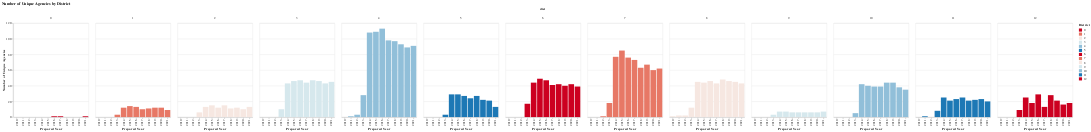

Notebook cell for this chart:
### Code cell
chart = alt.Chart(dist_years1).mark_bar().encode(
        # x='prepared_y:O',
        # y='n_agency_unique:Q',
        #color='dist:N',
        column='dist:N',
        x=alt.X('prepared_y:O', title='Prepared Year'),
        y=alt.Y('n_agency_unique:Q', title='Number of Unique Agencies'),
        color = alt.Color("dist:N", 
                              scale=alt.Scale(
                                  range=altair_utils.FIVETHIRTYEIGHT_DIVERGING_COLORS),  
                               legend=alt.Legend(title="District")
                              )
                              ).properties( 
                       title="Number of Unique Agencies by District")

chart

### Figure 1 — Vega-Lite specification as saved in the notebook (floating-point values rounded to 4 significant figures)
{"usermeta": {"embedOptions": {"theme": "fivethirtyeight"}}, "config": {"view": {"continuousWidth": 400, "continuousHeight": 300}}, "data": {"name": "data-42b0e48d0924d04f421665fcfc5f047b"}, "mark": "bar", "encoding": {"color": {"field": "dist", "legend": {"title": "District"}, "scale": {"range": ["#cc0020", "#e77866", "#f6e7e1", "#d6e8ed", "#91bfd9", "#1d78b5"]}, "type": "nominal"}, "column": {"field": "dist", "type": "nominal"}, "x": {"field": "prepared_y", "title": "Prepared Year", "type": "ordinal"}, "y": {"field": "n_agency_unique", "title": "Number of Unique Agencies", "type": "quantitative"}}, "title": "Number of Unique Agencies by District", "$schema": "https://vega.github.io/schema/vega-lite/v4.17.0.json", "datasets": {"data-42b0e48d0924d04f421665fcfc5f047b": [{"prepared_y": 2021.0, "dist": 0, "n_agency_unique": 1}, {"prepared_y": 2021.0, "dist": 1, "n_agency_unique": 9}, {"prepared_y": 2021.0, "dist": 2, "n_agency_unique": 13}, {"prepared_y": 2021.0, "dist": 3, "n_agency_unique": 45}, {"prepared_y": 2021.0, "dist": 4, "n_agency_unique": 91}, {"prepared_y": 2021.0, "dist": 5, "n_agency_unique": 13}, {"prepared_y": 2021.0, "dist": 6, "n_agency_unique": 39}, {"prepared_y": 2021.0, "dist": 7, "n_agency_unique": 62}, {"prepared_y": 2021.0, "dist": 8, "n_agency_unique": 43}, {"prepared_y": 2021.0, "dist": 9, "n_agency_unique": 7}, {"prepared_y": 2021.0, "dist": 10, "n_agency_unique": 35}, {"prepared_y": 2021.0, "dist": 11, "n_agency_unique": 20}, {"prepared_y": 2021.0, "dist": 12, "n_agency_unique": 18}, {"prepared_y": 2020.0, "dist": 1, "n_agency_unique": 12}, {"prepared_y": 2020.0, "dist": 2, "n_agency_unique": 10}, {"prepared_y": 2020.0, "dist": 3, "n_agency_unique": 43}, {"prepared_y": 2020.0, "dist": 4, "n_agency_unique": 89}, {"prepared_y": 2020.0, "dist": 5, "n_agency_unique": 21}, {"prepared_y": 2020.0, "dist": 6, "n_agency_unique": 42}, {"prepared_y": 2020.0, "dist": 7, "n_agency_unique": 60}, {"prepared_y": 2020.0, "dist": 8, "n_agency_unique": 45}, {"prepared_y": 2020.0, "dist": 9, "n_agency_unique": 6}, {"prepared_y": 2020.0, "dist": 10, "n_agency_unique": 38}, {"prepared_y": 2020.0, "dist": 11, "n_agency_unique": 23}, {"prepared_y": 2020.0, "dist": 12, "n_agency_unique": 16}, {"prepared_y": 2019.0, "dist": 1, "n_agency_unique": 12}, {"prepared_y": 2019.0, "dist": 2, "n_agency_unique": 12}, {"prepared_y": 2019.0, "dist": 3, "n_agency_unique": 46}, {"prepared_y": 2019.0, "dist": 4, "n_agency_unique": 93}, {"prepared_y": 2019.0, "dist": 5, "n_agency_unique": 22}, {"prepared_y": 2019.0, "dist": 6, "n_agency_unique": 40}, {"prepared_y": 2019.0, "dist": 7, "n_agency_unique": 67}, {"prepared_y": 2019.0, "dist": 8, "n_agency_unique": 46}, {"prepared_y": 2019.0, "dist": 9, "n_agency_unique": 6}, {"prepared_y": 2019.0, "dist": 10, "n_agency_unique": 44}, {"prepared_y": 2019.0, "dist": 11, "n_agency_unique": 22}, {"prepared_y": 2019.0, "dist": 12, "n_agency_unique": 21}, {"prepared_y": 2018.0, "dist": 1, "n_agency_unique": 11}, {"prepared_y": 2018.0, "dist": 2, "n_agency_unique": 11}, {"prepared_y": 2018.0, "dist": 3, "n_agency_unique": 47}, {"prepared_y": 2018.0, "dist": 4, "n_agency_unique": 97}, {"prepared_y": 2018.0, "dist": 5, "n_agency_unique": 27}, {"prepared_y": 2018.0, "dist": 6, "n_agency_unique": 42}, {"prepared_y": 2018.0, "dist": 7, "n_agency_unique": 63}, {"prepared_y": 2018.0, "dist": 8, "n_agency_unique": 48}, {"prepared_y": 2018.0, "dist": 9, "n_agency_unique": 6}, {"prepared_y": 2018.0, "dist": 10, "n_agency_unique": 44}, {"prepared_y": 2018.0, "dist": 11, "n_agency_unique": 21}, {"prepared_y": 2018.0, "dist": 12, "n_agency_unique": 28}, {"prepared_y": 2017.0, "dist": 0, "n_agency_unique": 1}, {"prepared_y": 2017.0, "dist": 1, "n_agency_unique": 10}, {"prepared_y": 2017.0, "dist": 2, "n_agency_unique": 15}, {"prepared_y": 2017.0, "dist": 3, "n_agency_unique": 44}, {"prepared_y": 2017.0, "dist": 4, "n_agency_unique": 98}, {"prepared_y": 2017.0, "dist": 5, "n_agency_unique": 24}, {"prepared_y": 2017.0, "dist": 6, "n_agency_unique": 41}, {"prepared_y": 2017.0, "dist": 7, "n_agency_unique": 73}, {"prepared_y": 2017.0, "dist": 8, "n_agency_unique": 43}, {"prepared_y": 2017.0, "dist": 9, "n_agency_unique": 6}, {"prepared_y": 2017.0, "dist": 10, "n_agency_unique": 39}, {"prepared_y": 2017.0, "dist": 11, "n_agency_unique": 25}, {"prepared_y": 2017.0, "dist": 12, "n_agency_unique": 13}, {"prepared_y": 2016.0, "dist": 0, "n_agency_unique": 1}, {"prepared_y": 2016.0, "dist": 1, "n_agency_unique": 13}, {"prepared_y": 2016.0, "dist": 2, "n_agency_unique": 12}, {"prepared_y": 2016.0, "dist": 3, "n_agency_unique": 47}, {"prepared_y": 2016.0, "dist": 4, "n_agency_unique": 113}, {"prepared_y": 2016.0, "dist": 5, "n_agency_unique": 27}, {"prepared_y": 2016.0, "dist": 6, "n_agency_unique": 47}, {"prepared_y": 2016.0, "dist": 7, "n_agency_unique": 76}, {"prepared_y": 2016.0, "dist": 8, "n_agency_unique": 46}, {"prepared_y": 2016.0, "dist": 9, "n_agency_unique": 6}, {"prepared_y": 2016.0, "dist": 10, "n_agency_unique": 39}, {"prepared_y": 2016.0, "dist": 11, "n_agency_unique": 23}, {"prepared_y": 2016.0, "dist": 12, "n_agency_unique": 29}, {"prepared_y": 2015.0, "dist": 1, "n_agency_unique": 14}, {"prepared_y": 2015.0, "dist": 2, "n_agency_unique": 15}, {"prepared_y": 2015.0, "dist": 3, "n_agency_unique": 46}, {"prepared_y": 2015.0, "dist": 4, "n_agency_unique": 109}, {"prepared_y": 2015.0, "dist": 5, "n_agency_unique": 29}, {"prepared_y": 2015.0, "dist": 6, "n_agency_unique": 49}, {"prepared_y": 2015.0, "dist": 7, "n_agency_unique": 85}, {"prepared_y": 2015.0, "dist": 8, "n_agency_unique": 44}, {"prepared_y": 2015.0, "dist": 9, "n_agency_unique": 7}, {"prepared_y": 2015.0, "dist": 10, "n_agency_unique": 40}, {"prepared_y": 2015.0, "dist": 11, "n_agency_unique": 21}, {"prepared_y": 2015.0, "dist": 12, "n_agency_unique": 18}, {"prepared_y": 2014.0, "dist": 1, "n_agency_unique": 12}, {"prepared_y": 2014.0, "dist": 2, "n_agency_unique": 13}, {"prepared_y": 2014.0, "dist": 3, "n_agency_unique": 43}, {"prepared_y": 2014.0, "dist": 4, "n_agency_unique": 108}, {"prepared_y": 2014.0, "dist": 5, "n_agency_unique": 29}, {"prepared_y": 2014.0, "dist": 6, "n_agency_unique": 44}, {"prepared_y": 2014.0, "dist": 7, "n_agency_unique": 77}, {"prepared_y": 2014.0, "dist": 8, "n_agency_unique": 45}, {"prepared_y": 2014.0, "dist": 9, "n_agency_unique": 7}, {"prepared_y": 2014.0, "dist": 10, "n_agency_unique": 42}, {"prepared_y": 2014.0, "dist": 11, "n_agency_unique": 25}, {"prepared_y": 2014.0, "dist": 12, "n_agency_unique": 25}, {"prepared_y": 2013.0, "dist": 1, "n_agency_unique": 3}, {"prepared_y": 2013.0, "dist": 2, "n_agency_unique": 6}, {"prepared_y": 2013.0, "dist": 3, "n_agency_unique": 10}, {"prepared_y": 2013.0, "dist": 4, "n_agency_unique": 28}, {"prepared_y": 2013.0, "dist": 5, "n_agency_unique": 3}, {"prepared_y": 2013.0, "dist": 6, "n_agency_unique": 17}, {"prepared_y": 2013.0, "dist": 7, "n_agency_unique": 18}, {"prepared_y": 2013.0, "dist": 8, "n_agency_unique": 12}, {"prepared_y": 2013.0, "dist": 9, "n_agency_unique": 3}, {"prepared_y": 2013.0, "dist": 10, "n_agency_unique": 5}, {"prepared_y": 2013.0, "dist": 11, "n_agency_unique": 8}, {"prepared_y": 2013.0, "dist": 12, "n_agency_unique": 9}, {"prepared_y": 2012.0, "dist": 4, "n_agency_unique": 3}, {"prepared_y": 2012.0, "dist": 7, "n_agency_unique": 1}, {"prepared_y": 2012.0, "dist": 8, "n_agency_unique": 2}, {"prepared_y": 2011.0, "dist": 4, "n_agency_unique": 1}, {"prepared_y": 2011.0, "dist": 8, "n_agency_unique": 2}, {"prepared_y": 2011.0, "dist": 11, "n_agency_unique": 1}, {"prepared_y": 2010.0, "dist": 8, "n_agency_unique": 1}]}}
